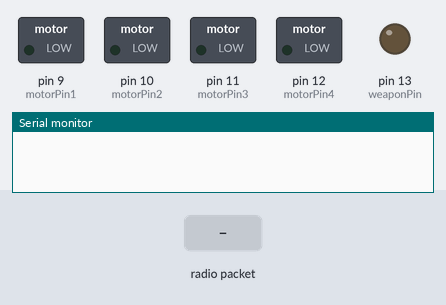
Bench run of a sketch on a simulated Arduino Uno, built with avr-gcc and run on an emulated ATmega328P. Shown: switched loads named in the sketch (green lamp = pin HIGH), output pins drawn as LEDs (lit = HIGH), the last lines printed to the serial monitor. The test bench sets the inputs (shaded band). No radio packets arrive unless stated.

Above: at 1.2 s.
1.3 s: radio packet "1" arrives
At 1.7 s:
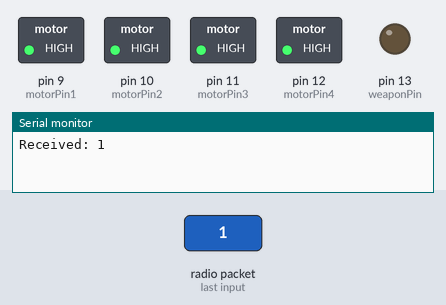
2.8 s: radio packet "3" arrives
At 3.6 s:
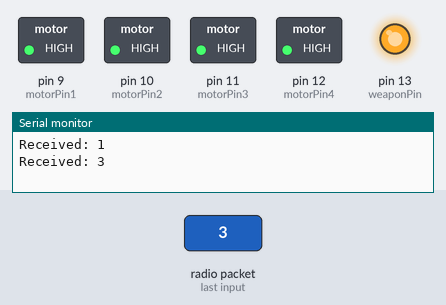
5.3 s: radio packet "5" arrives
At 5.9 s:
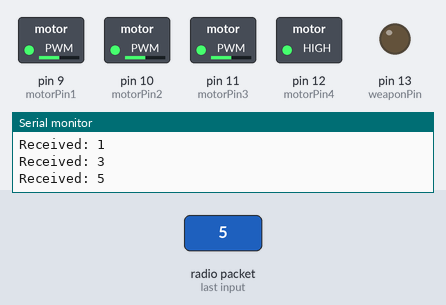
6.8 s: radio packet "1" arrives
At 7.1 s:
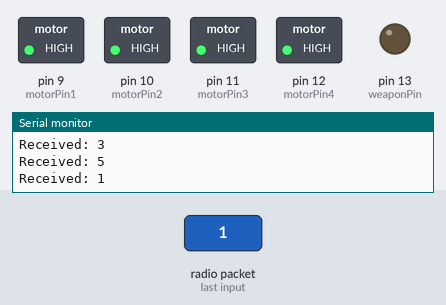
8.3 s: radio packet "3" arrives
At 9.1 s:
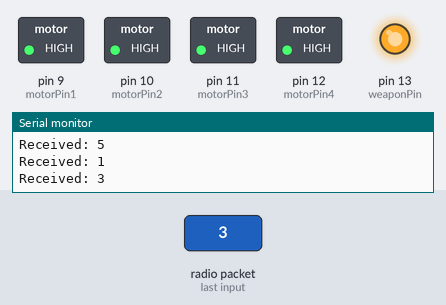
10.8 s: radio packet "90" arrives
At 11.3 s:
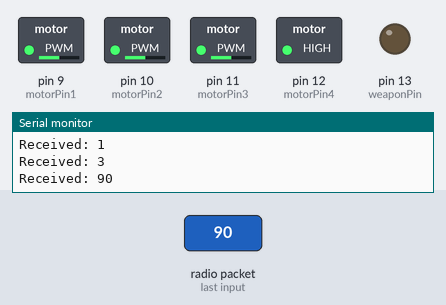
Timing chart, 0 to 13.3 s (numbered marks = the images above; inputs shaded):
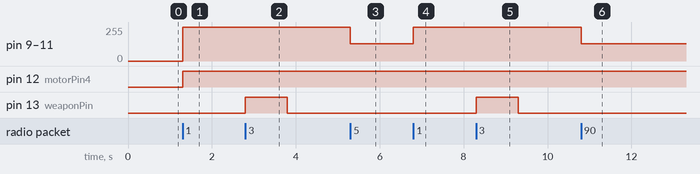

The sketch:

p11_ChatGPTBall.ino
```cpp
#include <SPI.h>
#include <RH_ASK.h>

RH_ASK driver;

const int motorPin1 = 9;  // Motor 1 connected to pin 9
const int motorPin2 = 10; // Motor 2 connected to pin 10
const int motorPin3 = 11; // Motor 3 connected to pin 11
const int motorPin4 = 12; // Motor 4 connected to pin 12
const int weaponPin = 13; // Weapon connected to pin 13

void setup() {
  // Initialize motor pins as output
  pinMode(motorPin1, OUTPUT);
  pinMode(motorPin2, OUTPUT);
  pinMode(motorPin3, OUTPUT);
  pinMode(motorPin4, OUTPUT);
  pinMode(weaponPin, OUTPUT);

  // Initialize RF receiver
  if (!driver.init()) {
    Serial.println("RF init failed");
    while (1);
  }

  Serial.begin(9600);
}

void loop() {
  uint8_t buf[RH_ASK_MAX_MESSAGE_LEN];
  uint8_t buflen = sizeof(buf);

  if (driver.recv(buf, &buflen)) {
    int command = atoi((char*)buf);
    Serial.print("Received: ");
    Serial.println(command);

    switch(command) {
      case 1:
        // Command to move forward
        analogWrite(motorPin1, 255); // Full speed forward
        analogWrite(motorPin2, 255); // Full speed forward
        analogWrite(motorPin3, 255); // Full speed forward
        analogWrite(motorPin4, 255); // Full speed forward
        break;
      case 2:
        // Command to move backward
        analogWrite(motorPin1, 0);   // Full speed backward
        analogWrite(motorPin2, 0);   // Full speed backward
        analogWrite(motorPin3, 0);   // Full speed backward
        analogWrite(motorPin4, 0);   // Full speed backward
        break;
      case 3:
        // Command to activate weapon
        digitalWrite(weaponPin, HIGH); // Activate weapon
        delay(1000);                   // Activate for 1 second
        digitalWrite(weaponPin, LOW);  // Deactivate weapon
        break;
      default:
        // Stop all motors
        analogWrite(motorPin1, 128);  // Stop
        analogWrite(motorPin2, 128);  // Stop
        analogWrite(motorPin3, 128);  // Stop
        analogWrite(motorPin4, 128);  // Stop
        break;
    }
  }
}
```

Measured:
- after the input at 1.3 s, pin 9 (motorPin1), pin 10 (motorPin2), pin 11 (motorPin3): 0/255 → 255/255 at once; pin 12 (motorPin4): LOW → HIGH at once
- after the input at 2.8 s, pin 13 (weaponPin): LOW → HIGH at once, → LOW 1.0 s later
- after the input at 5.3 s, pin 9 (motorPin1), pin 10 (motorPin2), pin 11 (motorPin3): 255/255 → 128/255 at once
- after the input at 6.8 s, pin 9 (motorPin1), pin 10 (motorPin2), pin 11 (motorPin3): 128/255 → 255/255 at once
- after the input at 8.3 s, pin 13 (weaponPin): LOW → HIGH at once, → LOW 1.0 s later
- after the input at 10.8 s, pin 9 (motorPin1), pin 10 (motorPin2), pin 11 (motorPin3): 255/255 → 128/255 at once
